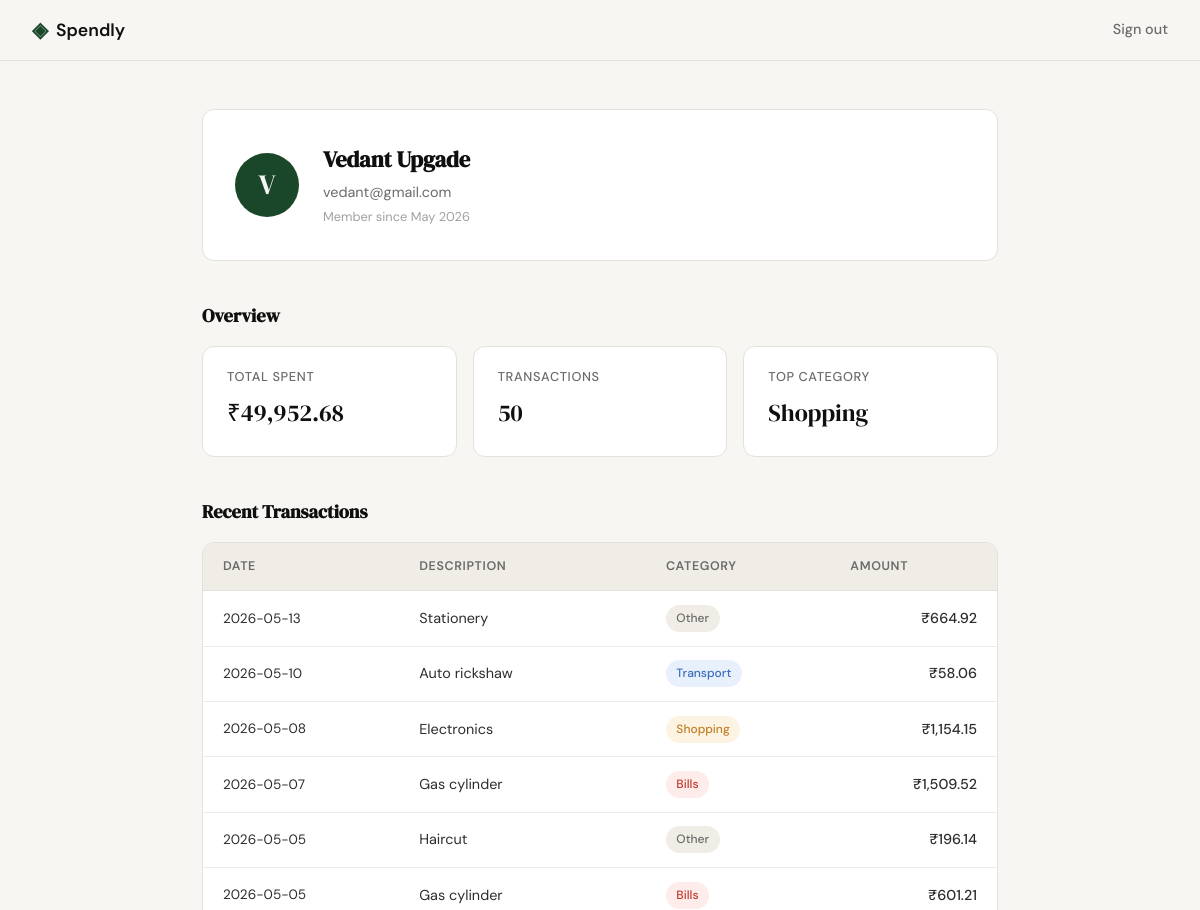
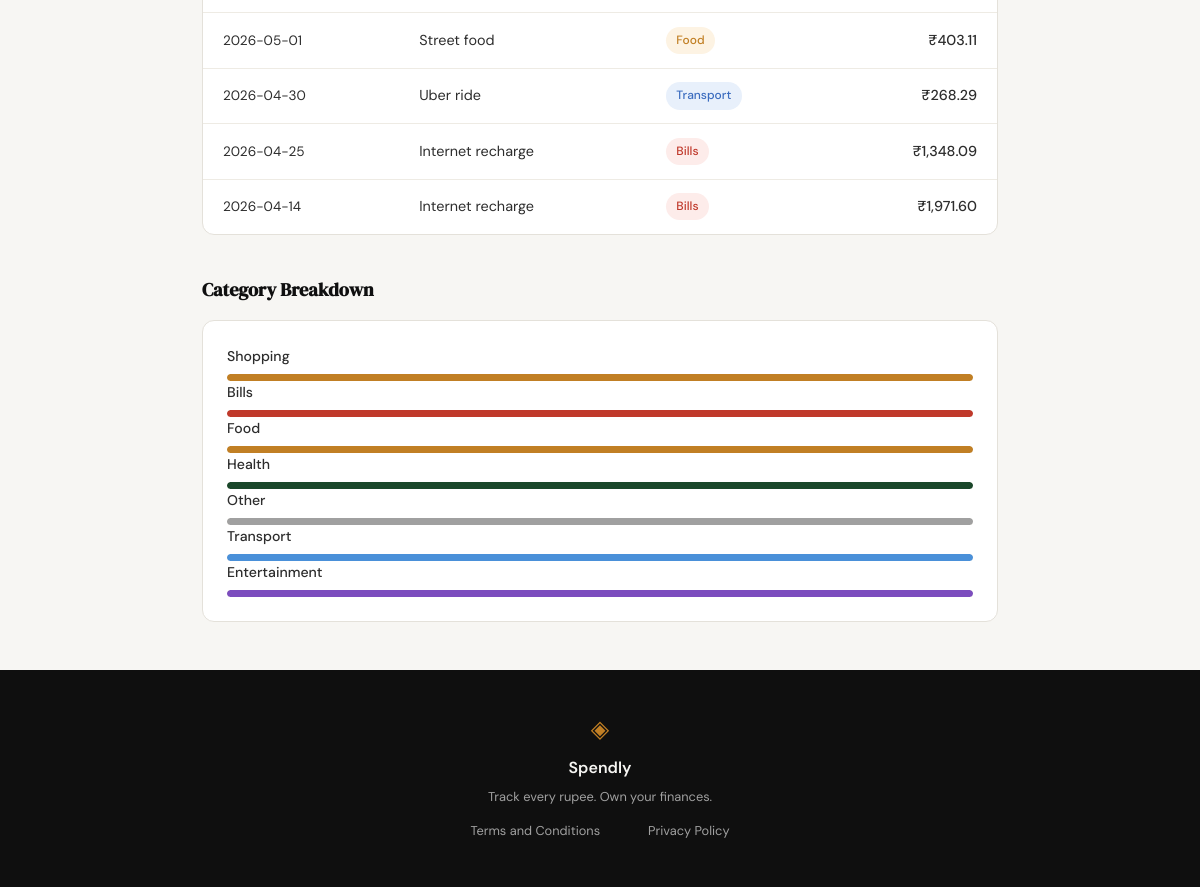
Screenshot of /profile (signed in) with the database file from the repository (2 pictures, top to bottom).
### tables this page shows
CREATE TABLE users (
            id            INTEGER PRIMARY KEY AUTOINCREMENT,
            name          TEXT    NOT NULL,
            email         TEXT    NOT NULL UNIQUE,
            password_hash TEXT    NOT NULL,
            created_at    TEXT    DEFAULT (datetime('now'))
        );

CREATE TABLE expenses (
            id          INTEGER PRIMARY KEY AUTOINCREMENT,
            user_id     INTEGER NOT NULL REFERENCES users(id),
            amount      REAL    NOT NULL,
            category    TEXT    NOT NULL,
            date        TEXT    NOT NULL,
            description TEXT,
            created_at  TEXT    DEFAULT (datetime('now'))
        );

### app.py (the view)
@app.route("/profile")
def profile():
    if not session.get("user_id"):
        return redirect(url_for("login"))
    user = get_user_by_id(session["user_id"])
    if user is None:
        session.clear()
        return redirect(url_for("login"))
    stats        = get_summary_stats(session["user_id"])
    transactions = get_recent_transactions(session["user_id"])
    categories   = get_category_breakdown(session["user_id"])
    return render_template("profile.html",
        user=user,
        stats=stats,
        transactions=transactions,
        categories=categories,
    )

### database/db.py (called while the page is built)
def get_db():
    conn = sqlite3.connect(DB_PATH)
    conn.row_factory = sqlite3.Row
    conn.execute("PRAGMA foreign_keys = ON")
    return conn

### database/queries.py (called while the page is built)
def get_user_by_id(user_id):
    conn = get_db()
    row = conn.execute(
        "SELECT name, email, created_at FROM users WHERE id = ?",
        (user_id,)
    ).fetchone()
    conn.close()
    if row is None:
        return None
    try:
        dt = datetime.strptime(row["created_at"][:10], "%Y-%m-%d")
        member_since = dt.strftime("%B %Y")
    except (ValueError, TypeError):
        member_since = "Unknown"
    return {
        "name":         row["name"],
        "email":        row["email"],
        "member_since": member_since,
    }

def get_summary_stats(user_id):
    conn = get_db()
    row = conn.execute(
        "SELECT SUM(amount), COUNT(*) FROM expenses WHERE user_id = ?",
        (user_id,)
    ).fetchone()
    total_spent       = row[0] or 0
    transaction_count = row[1] or 0
    top_row = conn.execute(
        """
        SELECT category
        FROM expenses
        WHERE user_id = ?
        GROUP BY category
        ORDER BY SUM(amount) DESC
        LIMIT 1
        """,
        (user_id,)
    ).fetchone()
    conn.close()
    if transaction_count == 0:
        return {
            "total_spent":       0,
            "transaction_count": 0,
            "top_category":      "—",
        }
    return {
        "total_spent":       f"₹{total_spent:,.2f}",
        "transaction_count": transaction_count,
        "top_category":      top_row["category"] if top_row else "—",
    }

def get_recent_transactions(user_id, limit=10):
    conn = get_db()
    rows = conn.execute(
        """
        SELECT date, description, category, amount
        FROM expenses
        WHERE user_id = ?
        ORDER BY date DESC, created_at DESC
        LIMIT ?
        """,
        (user_id, limit)
    ).fetchall()
    conn.close()
    return [
        {
            "date":        row["date"],
            "description": row["description"] or "—",
            "category":    row["category"],
            "amount":      f"₹{row['amount']:,.2f}",
        }
        for row in rows
    ]

### templates/profile.html (shortened to what this page needs)
{% extends "base.html" %}
{% block content %}
<div class="profile-page">
    <section class="profile-header">
        <div class="profile-card">
            <div class="profile-avatar">
                {{ user.name[0] | upper }}
            </div>
            <div class="profile-info">
                <h1 class="profile-name">{{ user.name }}</h1>
                <p class="profile-email">{{ user.email }}</p>
                <p class="profile-since">Member since {{ user.member_since }}</p>
            </div>
        </div>
    </section>
    <section class="profile-section">
        <h2 class="section-title">Overview</h2>
        <div class="stats-row">
            <div class="stat-card">
                <p class="stat-label">Total Spent</p>
                <p class="stat-value">{{ stats.total_spent }}</p>
            </div>
            <div class="stat-card">
                <p class="stat-label">Transactions</p>
                <p class="stat-value">{{ stats.transaction_count }}</p>
            </div>
            <div class="stat-card">
                <p class="stat-label">Top Category</p>
                <p class="stat-value">{{ stats.top_category }}</p>
            </div>
        </div>
    </section>
    <section class="profile-section">
        <h2 class="section-title">Recent Transactions</h2>
        <div class="tx-table-wrapper">
            <table class="tx-table">
                <thead>
                    <tr>
                        <th>Date</th>
                        <th>Description</th>
                        <th>Category</th>
                        <th class="tx-amount-col">Amount</th>
                    </tr>
                </thead>
                <tbody>
                    {% for tx in transactions %}
                    <tr>
                        <td class="tx-date">{{ tx.date }}</td>
                        <td class="tx-desc">{{ tx.description }}</td>
                        <td>
                            <span class="category-badge category-{{ tx.category | lower }}">
                                {{ tx.category }}
                            </span>
                        </td>
                        <td class="tx-amount">{{ tx.amount }}</td>
                    </tr>
                    {% endfor %}
                </tbody>
            </table>
        </div>
    </section>
    <section class="profile-section">
        <h2 class="section-title">Category Breakdown</h2>
        <div class="category-breakdown">
            {% for cat in categories %}
            <div class="breakdown-row">
                <div class="breakdown-meta">
                    <span class="breakdown-name">{{ cat.name }}</span>
                </div>
                <div class="breakdown-bar-track">
                   <div class="breakdown-bar-fill category-fill-{{ cat.name | lower }}"
                     data-width="{{ cat.percentage }}">
                </div>
            </div>
            {% endfor %}
        </div>
    </section>
</div>
{% endblock %}

### templates/base.html (shortened to what this page needs)
<!DOCTYPE html>
<html lang="en">
<head>
    <link rel="stylesheet" href="{{ url_for('static', filename='css/style.css') }}">
</head>
<body>
    <nav class="navbar">
        <div class="nav-inner">
            <a href="{{ url_for('landing') }}" class="nav-brand">
                <span class="brand-icon">◈</span>
                <span class="brand-name">Spendly</span>
            </a>
           <div class="nav-links">
                {% if session.get("user_id") %}
                    <a href="{{ url_for('logout') }}">Sign out</a>
                {% else %}
                    <a href="{{ url_for('login') }}">Sign in</a>
                    <a href="{{ url_for('register') }}" class="nav-cta">Get started</a>
                {% endif %}
            </div>
        </div>
    </nav>
    <main class="main-content">
        {% block content %}{% endblock %}
    </main>
   <footer class="footer">
    <div class="footer-inner">
        <span class="brand-icon">◈</span>
        <span class="footer-name">Spendly</span>
        <p class="footer-copy">Track every rupee. Own your finances.</p>
        <div class="footer-links">
            <a href="{{ url_for('terms') }}">Terms and Conditions</a> <br>
            <a href="{{ url_for('privacy') }}">Privacy Policy</a>
        </div>
    </div>
    </footer>
</body>
</html>

### rows the page displays
users: name "V", name "Vedant Upgade", email "vedant@gmail.com"
expenses: date "2026-05-13", description "Stationery", category "Other", amount "₹664.92"
expenses: date "2026-05-10", description "Auto rickshaw", category "Transport", amount "₹58.06"
expenses: date "2026-05-08", description "Electronics", category "Shopping", amount "₹1,154.15"
expenses: date "2026-05-07", description "Gas cylinder", category "Bills", amount "₹1,509.52"
expenses: date "2026-05-05", description "Haircut", category "Other", amount "₹196.14"
expenses: date "2026-05-05", description "Gas cylinder", category "Bills", amount "₹601.21"
expenses: date "2026-05-01", description "Street food", category "Food", amount "₹403.11"
expenses: date "2026-04-30", description "Uber ride", category "Transport", amount "₹268.29"
expenses: date "2026-04-25", description "Internet recharge", category "Bills", amount "₹1,348.09"
expenses: date "2026-04-14", description "Internet recharge", category "Bills", amount "₹1,971.60"

### other values shown
{{ user.member_since }} "May 2026"
{{ stats.total_spent }} "₹49,952.68"
{{ stats.transaction_count }} "50"
{{ stats.top_category }} "Shopping"
{{ cat.name }} "Shopping" "Bills" "Food" "Health" "Other" "Transport" "Entertainment"
